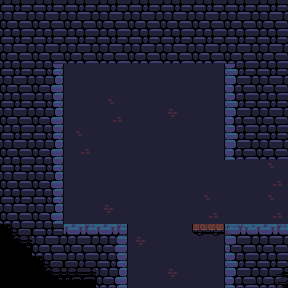

A level layout from a 2D game, rendered from its tile map. Below: a short description, then the map file with tile-grid data replaced by summaries:
An orthogonal 9x9 tile map with 32x32 px tiles, 5 tile layers (Background, Foreground, Sensor, Decoration, ...), 4 tilesets and 1 object (random).

<map version="1.0" orientation="orthogonal" renderorder="right-down" width="9" height="9" tilewidth="32" tileheight="32" nextobjectid="2">
 <tileset firstgid="1" name="oppcastle-mod-tiles" tilewidth="32" tileheight="32">
  <image source="oppcastle-mod-tiles.png" width="480" height="352" />
 </tileset>
 <tileset firstgid="166" name="oppcastle-tiles_0" tilewidth="32" tileheight="32">
  <image source="oppcastle-tiles_0.png" width="416" height="352" />
 </tileset>
 <tileset firstgid="309" name="box_yellow" tilewidth="32" tileheight="32">
  <image source="box_yellow.png" width="64" height="32" />
 </tileset>
 <tileset firstgid="311" name="bat" tilewidth="32" tileheight="32">
  <image source="bat.png" width="171" height="103" />
 </tileset>
 <layer name="Background" width="9" height="9">
  <data>[81 cells, 81 non-empty, 3 distinct tile ids]</data>
 </layer>
 <layer name="Foreground" width="9" height="9">
  <data>[81 cells, 47 non-empty, 11 distinct tile ids]</data>
 </layer>
 <layer name="Sensor" width="9" height="9">
  <data>[81 cells, 4 non-empty, 3 distinct tile ids]</data>
 </layer>
 <layer name="Decoration" width="9" height="9">
  <data>[81 cells, 0 non-empty, 0 distinct tile ids]</data>
 </layer>
 <layer name="Thin ledges layer" width="9" height="9">
  <data>[81 cells, 0 non-empty, 0 distinct tile ids]</data>
 </layer>
 <objectgroup name="EnemySpawnLayer" />
 <objectgroup name="ChestLayer">
  <object id="1" type="random" gid="309" x="79" y="221" />
 </objectgroup>
</map>
